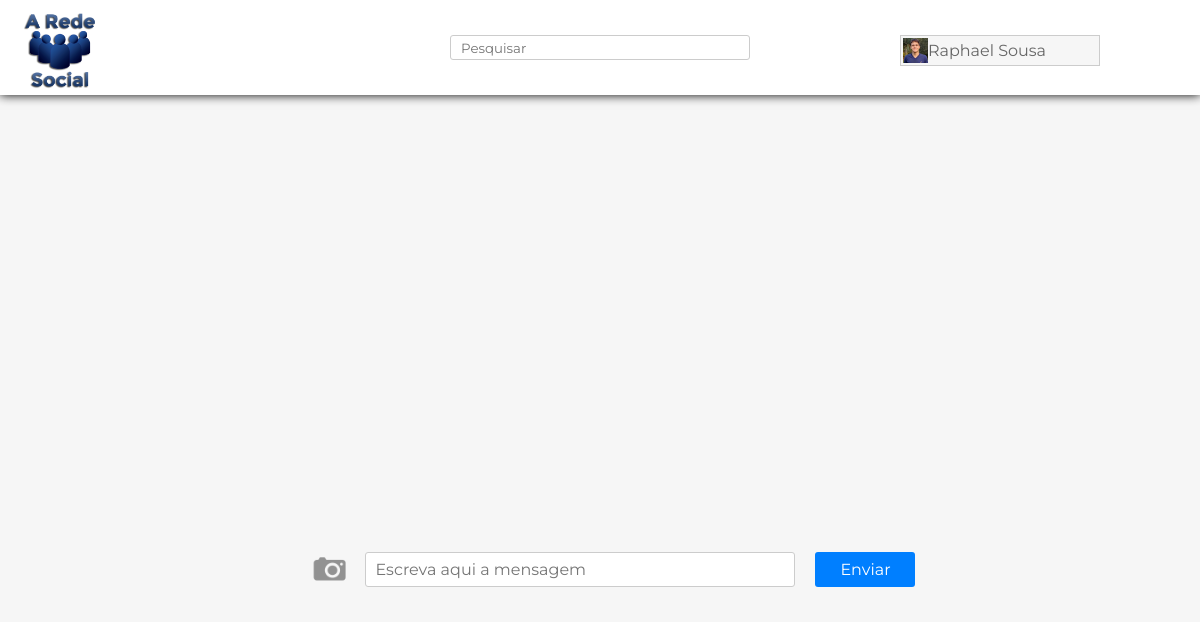
Page /chat.php (signed in) on the committed database.
### tables this page shows
CREATE TABLE `usuario` (
  `codigo` int(11) NOT NULL,
  `email` varchar(100) NOT NULL,
  `senha` varchar(30) NOT NULL,
  `nome` varchar(50) NOT NULL,
  `data_nascimento` date DEFAULT NULL,
  `foto` text,
  `descricao` varchar(250) DEFAULT NULL
);

### home.php (the view, shortened to what this page needs)
<?php
    include("db.php");
?>
<!DOCTYPE html>
<html>
<head>
</head>
<body>
	<div id="topo">
		<a href="index.php"><img src="img/logo.png" width="80" height="80" name="logo"></a>
		<form method="GET" action="pesquisar.php">
			<input type="text" placeholder="Pesquisar" name="query" autocomplete="off"><input type="submit" hidden>
		</form>
		<?php
		 	$email = $_SESSION['emailUser'];
		  	$select = "SELECT * FROM usuario WHERE email ='$email'";
		  	$result = $conexao->prepare($select);
		  	$result->execute();
		  	foreach($result as $valor){
		    	$nome = $valor["nome"];
		 	}
        ?>
        <ul id="nav">
		    <li>
		    	<a href="myprofile.php">
		    	<?php
					if ($valor["foto"]=="") {
						echo '<img src="img/perfil.png" alt="" id="perfil">';
					}else{
						echo '<img src="upload/'.$valor["foto"].'" alt="" id="perfil">';
					}
					echo $valor["nome"];
				?>
			    </a>
		    </li>
		</ul>
	</div>
</body>
</html>

### db.php (style rules this page uses)
html { -webkit-animation: fadein 2s; -moz-animation: fadein 2s; -ms-animation: fadein 2s; -o-animation: fadein 2s; animation: fadein 2s; }

### home.php (style rules this page uses)
* { font-family: 'Montserrat', cursive; margin: 0; }
body { background: #F6F6F6; }
div#topo { width: 100%; top: 0; background: #FFF; box-shadow: 0 0 10px #000; height: 95px; }
div#topo img[name="logo"] { float: left; margin-left: 20px; margin-top: 10px; }
div#topo input[type="text"] { border: 1px solid #CCC; width: 300px; height: 25px; padding-left: 10px; border-radius: 3px; display: block; margin: auto; }
div#topo form { width: 300px; display: block; margin: auto; padding-top: 35px; }
div#topo img#perfil { float: left; margin-top: -3px; margin-left: -3px; width: 25px; height: 25px; }
div#topo ul { float: right; margin-right: 100px; margin-top: -25px; padding: 0; list-style: none; width: 200px; }
div#topo ul li { position: relative; }
div#topo ul li a { display: block; text-decoration: none; color: #666; background: #F6F6F6; padding: 5px; border: 1px solid #ccc; }

### chat.php (style rules this page uses)
a { color: #4169E1; text-decoration: none; }

### rows in the picture
usuario: foto (picture), nome "Raphael Sousa"
